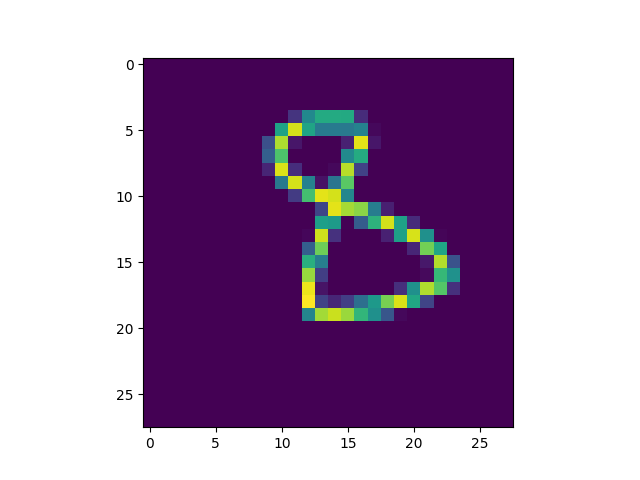
#> input picture images/image0.png, 640 x 480 px, found by its file name; its folder holds only this picture in this run
$ python image_flatten.py
#> lines starting #> are read from the running program, lines starting #| are printed output that depends on the picture
import os
import numpy as np
import pandas as pd
from PIL import Image

# Folder containing images
img_folder = "images"
img_files = sorted(os.listdir(img_folder))  # Make sure sorted order matches your labels

# Optional: your labels in the same order
labels = pd.read_csv("./data/mnist.csv")["true_label"]
#> (reads data/mnist.csv from the repository)

data = []

for file in img_files:
    try:
        img_path = os.path.join(img_folder, file)
        img = Image.open(img_path).convert("L")  # convert to grayscale
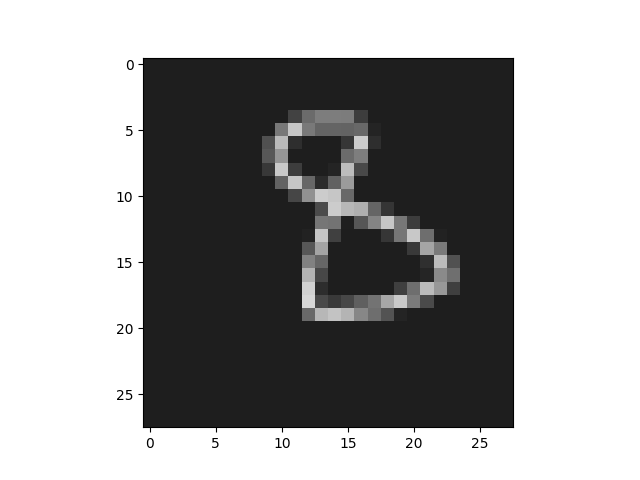
#> img: PIL image 640x480 L; min 0, max 255, mean 158.7
        img = img.resize((28, 28))
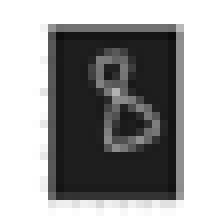
#> img: PIL image 28x28 L (shown 8 times larger); min 12, max 255, mean 158.1
        data.append(np.array(img).flatten())
    except Exception as e:
        print(f"Failed: {file}, {e}")

# Convert to DataFrame
df = pd.DataFrame(data)
#> df = table of 1 rows and 784 columns
df["label"] = labels  # add labels as a column

# Save to CSV
df.to_csv("mnist_images_flat.csv", index=False)
